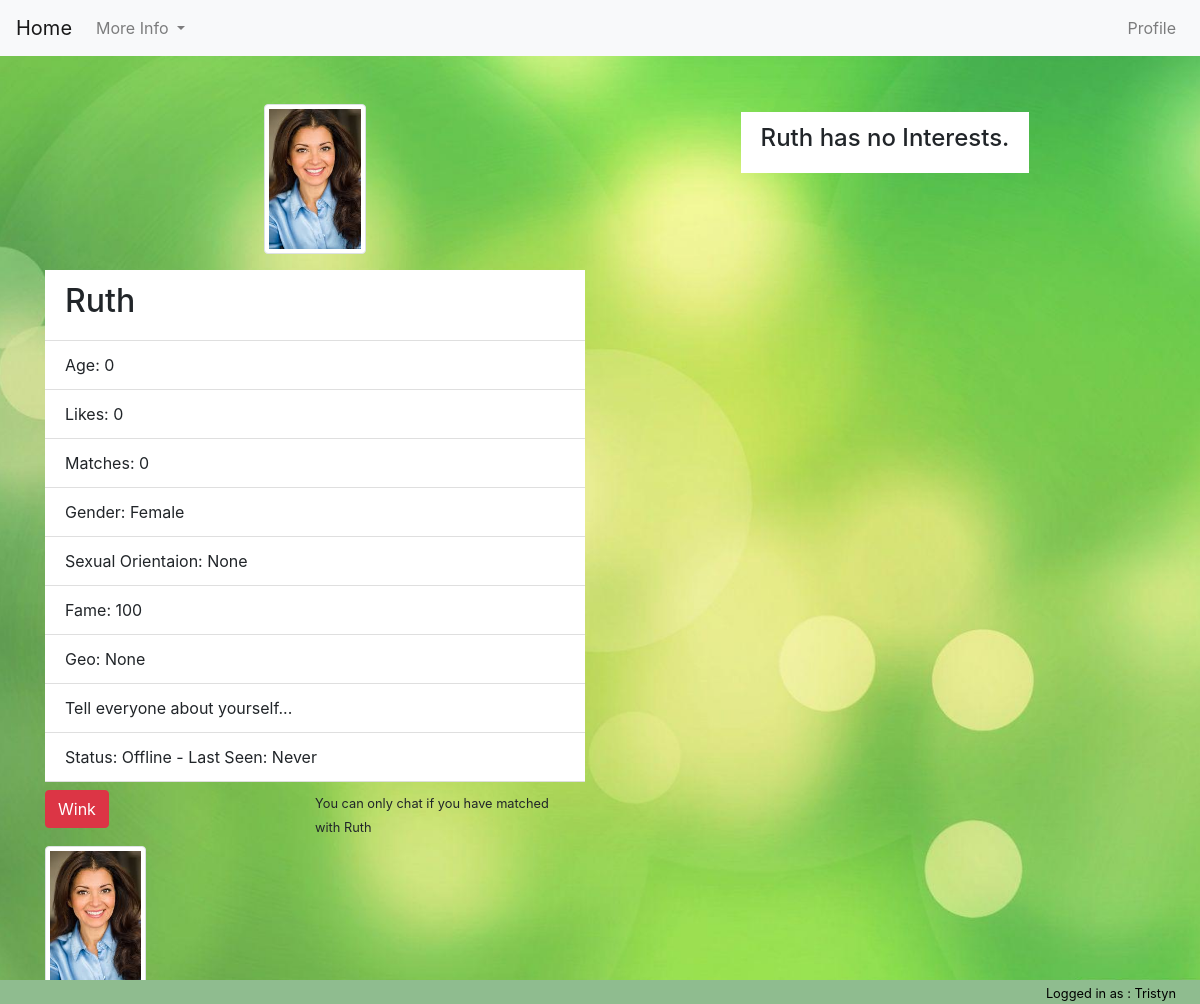
Before: /profile_view/Ruth (signed in) with the older database file.
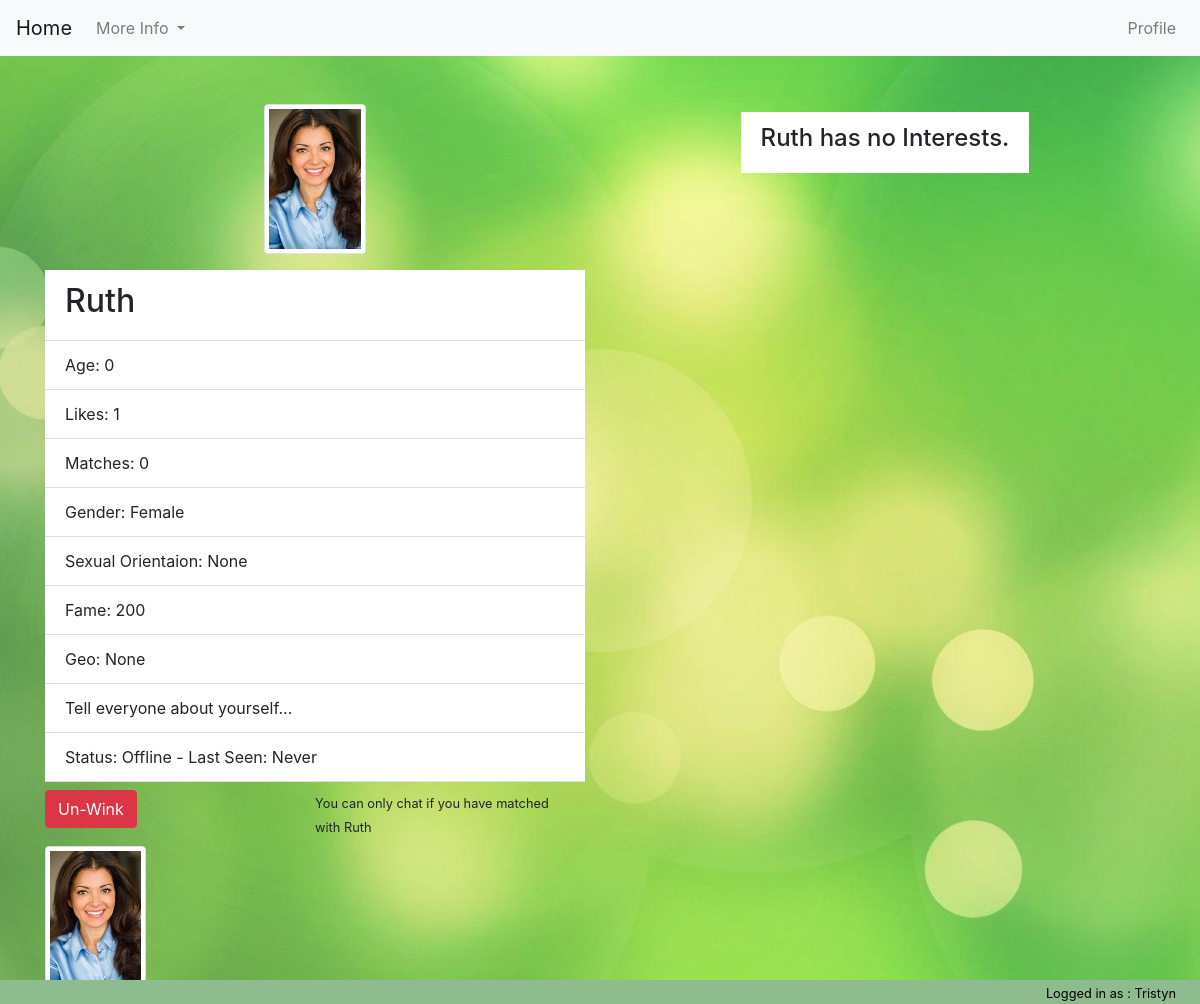
After: the same page with the newer database file.
### tables this page shows
CREATE TABLE users (
    profile_pic string default('default.png'),
    pics integer default(0),
    username string not null,
    firstname string not null,
    lastname string not null,
    email string not null,
    password string not null,
    likes integer default(0),
    matches integer default(0),
    bio text default('Tell everyone about yourself...'),
    gender string,
    age integer default(0),
    sex_orientation string,
    fame integer default(100),
    geo_location string,
    last_online string default('Offline'),
    complete string default('False'),
    verified string default(0)
);

CREATE TABLE images(
    username string not null,
    file_name string not null
);

### matcha/views.py (the view)
@app.route('/profile_view/<username>')
def profile_view(username):
    user_profile = query_db("SELECT * FROM users WHERE username=?", (username,), True)
    interests = query_db("SELECT * FROM interests WHERE username=?", (username,), True)
    matched = query_db("SELECT * from matches WHERE (user_1=? AND user_2=?) OR (user_1=? AND user_2=?)",
                       (username, session['username'], session['username'], username), True)
    pictures = query_db("SELECT * FROM images WHERE username=?", (username,))
    winked = query_db("SELECT * FROM likes WHERE (user_liking=? AND user_liked=?)", (session['username'], username))
    print(matched)
    session_user = query_db("SELECT * FROM users WHERE username=?", (session['username'],), True)
    interest_list = []
    if 'id' in interests: interests.pop('id')
    if interests:
        for key, value in interests.items():
            if value == 1:
                interest_list.append(key)
    if user_profile:
        return render_template("profile_view.html", winked=winked, user=user_profile, session_user=session_user, interests=interest_list, matched=matched, pictures=pictures)
    else:
        flash('That user does not exist', 'danger')
        return redirect(url_for('home'))

### matcha/__init__.py (called while the page is built)
@app.before_request
def before_request():
    g.db = connect_db()

def connect_db():
    return sqlite3.connect(app.config['DATABASE'])

### matcha/views.py (called while the page is built)
def query_db(query, args=(), one=False):
    cur = g.db.execute(query, args)
    rv = [dict((cur.description[idx][0], value)
               for idx, value in enumerate(row)) for row in cur.fetchall()]
    return (rv[0] if rv else None) if one else rv

### matcha/templates/profile_view.html (shortened to what this page needs)
{% extends "base.html" %}
{% block nav %}
    <nav class="navbar navbar-expand-lg navbar-light bg-light"> <a class="navbar-brand" href="{{ url_for('home') }}">Home</a>
        <div class="collapse navbar-collapse" id="navbarSupportedContent">
            <ul class="navbar-nav mr-auto">
                <li class="nav-item dropdown">  <a class="nav-link dropdown-toggle" href="#" id="navbarDropdown" role="button" data-toggle="dropdown" aria-haspopup="true" aria-expanded="false">
                    More Info
                </a>
                </li>
            </ul>
            <div class="">
                <ul class="navbar-nav mr-auto">
                    <li class="nav-item">
                        <a class="nav-link" href="{{ url_for('profile_update') }}">Profile</a>
                    </li>
                </ul>
            </div>
        </div>
    </nav>
{% endblock %}
{% block content %}
    {% if user %}
        <div class=" mx-auto mt-5">
            <div class="container">
                <div class="row">
                    <div class="col-sm-12 col-md-6">
                        <img src="{{ url_for('static', filename="img/" + user.profile_pic) }}" alt="..." class="img-thumbnail mx-auto d-block profile-pic mb-3">
                        <ul class="list-group list-group-flush w-100">
                            <li class="list-group-item"><h2>{{ user.username }}</h2></li>
                            <li class="list-group-item">Age: {{ user.age }}</li>
                            <li class="list-group-item">Likes: {{ user.likes }}</li>
                            <li class="list-group-item">Matches: {{ user.matches }}</li>
                            <li class="list-group-item">Gender: {{ user.gender }}</li>
                            <li class="list-group-item">Sexual Orientaion: {{ user.sex_orientation }}</li>
                            <li class="list-group-item">Fame: {{ user.fame }}</li>
                            <li class="list-group-item">Geo: {{ user.geo_location }}</li>
                            <li class="list-group-item">{{ user.bio }}</li>
                            <li class="list-group-item">
                                {% if user.last_online == "Online" %}
                                    Status: Online
                                {% else %}
                                    Status: Offline -  Last Seen: {{ user.last_online }}
                                {% endif %}
                            </li>
                            <div class="row mt-2 w-100">
                                {% if session_user.profile_pic != 'default.png' %}
                                    <div class="col">
                                    {% if winked %}
                                        <form action="{{ url_for('unwink', username=user.username) }}">
                                            <button type="submit" class="btn btn-danger" id="">Un-Wink</button>
                                        </form>
                                    {% else %}
                                        <form action="{{ url_for('wink', username=user.username) }}">
                                            <button type="submit" class="btn btn-danger" id="wink-button">Wink</button>
                                        </form>
                                    {% endif %}
                                    </div>
                                    <div class="col">
                                        {% if matched %}
                                            <button type="submit" class="btn btn-danger">Chat</button>
                                        {% else %}
                                            <small>You can only chat if you have matched with {{ user.username }}</small>
                                        {% endif %}
                                    </div>
                                {% else %}
                                    <div class="col">
                                        <small>You can only Wink and Chat with users when you have updated your profile picture</small>
                                    </div>
                                {% endif %}
                            </div>
                        </ul>
                    </div>
                    <div class="col-sm-12  col-md-6 mx-auto mt-2 mb-2">
                        <ul class="list-group list-group-flush w-100">
                            {% if interests %}
                                <li class="list-group-item"><h4>Interests:</h4></li>
                            {% else %}
                                <li class="list-group-item mx-auto"><h4>{{ user.username }} has no Interests.</h4></li>
                            {% endif %}
                        </ul>
                    </div>
                    <div class="col-sm-12 col-md-12 mx-auto">
                        <div class="row">
                            {% if pictures %}
                                {% for picture in pictures %}
                                    <div class="col-sm-12 col-md-6 mt-2 mb-2">
                                        <img src="{{ url_for('static', filename="img/" + picture.file_name) }}" alt="..." class="img-thumbnail thumb-pic profile-pic">
                                    </div>
                                {% endfor %}
                            {% else %}
                                <div class="col"><h3>No Uploaded Images</h3></div>
                            {% endif %}
                        </div>
                    </div>
                </div>
            </div>
        </div>
    {% endif %}
{% endblock %}
{% block footer %}
    <small class="mr-4">Logged in as : {{ session_user.username }}</small>
{% endblock %}

### matcha/templates/base.html (shortened to what this page needs)
<!DOCTYPE html>
<html lang="en">
    <head>
        <link rel="stylesheet" href="https://stackpath.bootstrapcdn.com/bootstrap/4.5.0/css/bootstrap.min.css">
        <link rel="stylesheet" type="text/css" href="{{ url_for('static', filename='main.css') }}">
    </head>
    <body class="">
        {% block nav %}{% endblock %}
        {% block content %}{% endblock %}
    </body>
    <footer>
        {% block footer %}{% endblock %}
    </footer>
</html>

### matcha/static/main.css (style rules this page uses)
.thumb-pic { max-width: 75px; max-height: 75px; }
.profile-pic { max-width: 150px; max-height: 150px; }
body { background: url('img/Splash.jpg') no-repeat center center fixed; -webkit-background-size: cover; -moz-background-size: cover; background-size: cover; -o-background-size: cover; }
footer { position: fixed; left: 0; bottom: 0; width: 100%; background-color: darkseagreen; color: black; text-align: right; }

Changed rows visible on the page:
changed users "Ruth": likes "0" → "1"; fame "100" → "200"
Other visible differences:
text no longer shown: "Wink"
text now shown: "Un-Wink"
